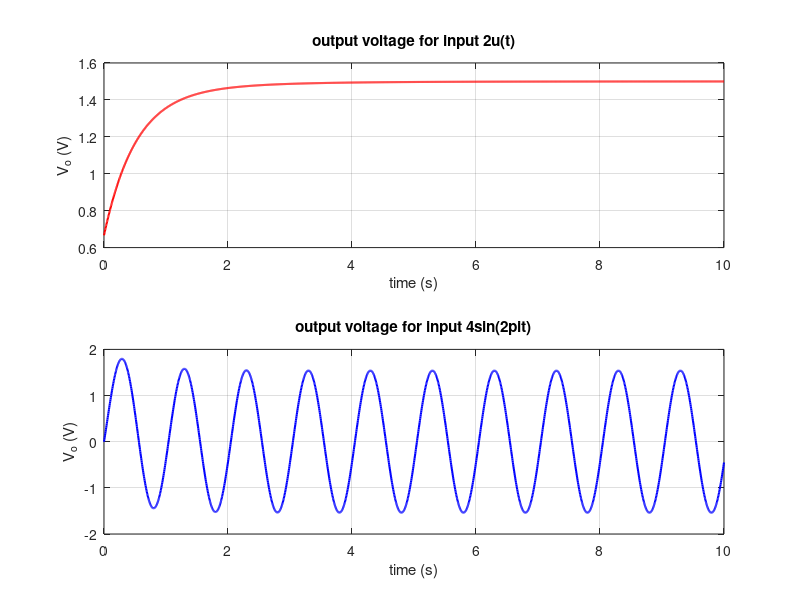

Write MATLAB code to recreate this figure.
clc;
clear all;
close all;
 
A=[-1 1/3;1 -5/3];
B=[-1/3;2/3];
C=[-1 2/3];
D=[1/3];
sys=ss(A,B,C,D);

t=0:0.005:10;
sr=2*step(sys,t);
u=4*sin(2*pi*t);
ur=lsim(sys,u,t);
 
subplot(2,1,1),plot(t,sr,'r','linewidth',1.5)
grid on;
xlabel('time (s)')
ylabel('V_o (V)')
title('output voltage for input 2u(t)')

subplot(2,1,2),plot(t,ur,'b','linewidth',1.5)
grid on;
xlabel('time (s)')
ylabel('V_o (V)')
title('output voltage for input 4sin(2pit)')
